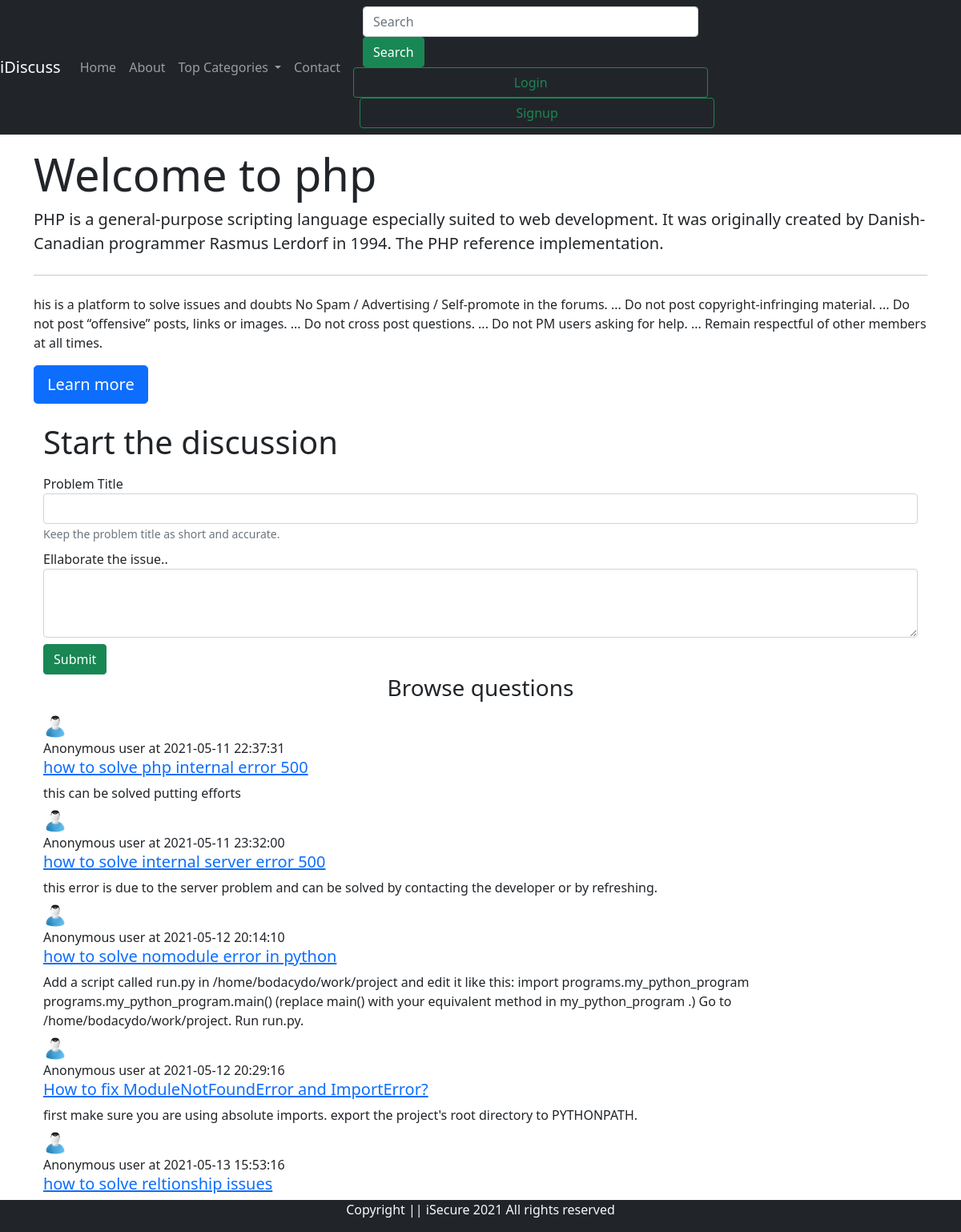
Screenshot of /forum/threads.php?catid=1 with the database file from the repository.
### tables this page shows
CREATE TABLE `categories` (
  `category_ID` int(10) NOT NULL,
  `category_name` varchar(20) NOT NULL,
  `category_description` varchar(2000) NOT NULL,
  `dt` datetime NOT NULL DEFAULT current_timestamp()
);

CREATE TABLE `thread` (
  `thread_id` int(11) NOT NULL,
  `thread_title` varchar(300) NOT NULL,
  `thread_desc` text NOT NULL,
  `thread_cat_id` int(11) NOT NULL,
  `thread_user_id` int(11) NOT NULL,
  `time` datetime NOT NULL DEFAULT current_timestamp()
);

### forum/threads.php (the view, shortened to what this page needs)
<!doctype html>
<html lang="en">
<head>
    <link href="https://cdn.jsdelivr.net/npm/bootstrap@5.0.0/dist/css/bootstrap.min.css" rel="stylesheet"
>
    <link rel="stylesheet" href="style.css" class="css">
</head>
<body>
    <?php include"partials/_header.php" ?>
    <?php include"partials/_dbconnect.php" ?>
    <?php
    $id=$_GET['catid'];
    $sql ="SELECT * FROM `categories` WHERE category_ID=$id";
    $result =mysqli_query($conn, $sql);
    while($row =mysqli_fetch_assoc($result)){
        $catname= $row['category_name'];
        $catdesc =$row['category_description'];
    }
    ?>
    <div class="container my-3">
        <div class="jumbotron ">
            <h1 class="display-4"> Welcome to <?php echo $catname;?></h1>
            <p class="lead"><?php echo $catdesc; ?></p>
            <hr class="my-4">
            <p>his is a platform to solve issues and doubts
                No Spam / Advertising / Self-promote in the forums. ...
                Do not post copyright-infringing material. ...
                Do not post “offensive” posts, links or images. ...
                Do not cross post questions. ...
                Do not PM users asking for help. ...
                Remain respectful of other members at all times.
            </p>
            <a class="btn btn-primary btn-lg" href="#" role="button">Learn more</a>
        </div>
        <div class="container">
            <h1 class="py-2">Start the discussion </h2>
                <form action="<?php echo $_SERVER['REQUEST_URI']?>" method="post">
                    <div class="form-group">
                        <label for="exampleInputEmail1">Problem Title</label>
                        <input type="text" class="form-control" id="title" name="title" aria-describedby="emailHelp"
                            placeholder="">
                        <small class="form-text text-muted">Keep the problem title as short and accurate.</small>
                    </div>
                    <div class="form-group mt-2">
                        <label for="exampleFormControlTextarea1">Ellaborate the issue..</label>
                        <textarea class="form-control" id="desc" name="desc" rows="3"></textarea>
                    </div>
                    <button type="submit" class="btn btn-success mt-2">Submit</button>
                </form>
        </div>
        <div class="ques container" id="ques">
            <h3 class="text-center">Browse questions</h3>
            <?php
    $id=$_GET['catid'];
    $sql ="SELECT * FROM `thread` where thread_cat_id=$id";
    $result =mysqli_query($conn, $sql);
    while($row =mysqli_fetch_assoc($result)){
        $id= $row['thread_id'];
        $title= $row['thread_title'];
        $desc =$row['thread_desc'];
        $thread_time =$row['time'];
       echo '<div class="media">
        <img class="align-self-center mr-3 mt-2 " src="img/user.jpg" width="30px;" alt="..">
        <div class="media-body" style="float:center;">
        <p class="font-weight-bold my-0">Anonymous user at ' . $thread_time . ' </p>
        <h5 class="mt-0  "><a href="thread.php?threadid=' . $id . '">' . $title. '</a></h5>
            ' . $desc. '
        </div>
    </div>';
    }
    ?>
            <?php include"partials/footer.php" ?>
</body>
</html>

### forum/partials/_header.php (shortened to what this page needs)
<?php
echo '<nav class="navbar navbar-expand-lg navbar-dark bg-dark">
<a class="navbar-brand" href="/forum">iDiscuss</a>
<button class="navbar-toggler" type="button" data-toggle="collapse" data-target="#navbarSupportedContent" aria-controls="navbarSupportedContent" aria-expanded="false" aria-label="Toggle navigation">
  <span class="navbar-toggler-icon"></span>
</button>
<div class="collapse navbar-collapse" id="navbarSupportedContent">
  <ul class="navbar-nav mr-auto">
    <li class="nav-item active">
      <a class="nav-link" href="/forum">Home <span class="sr-only"></span></a>
    </li>
    <li class="nav-item">
      <a class="nav-link" href="about.php">About</a>
    </li>
    <li class="nav-item dropdown">
      <a class="nav-link dropdown-toggle" href="#" id="navbarDropdown" role="button" data-toggle="dropdown" aria-haspopup="true" aria-expanded="false">
        Top Categories
      </a>
      <div class="dropdown-menu" aria-labelledby="navbarDropdown">';
      echo '</div>
    </li>
    <li class="nav-item">
      <a class="nav-link" href="contact.php" >Contact</a>
    </li>
  </ul>
  <div class="row mx-2">';
if(isset($_SESSION['loggedin']) && $_SESSION['loggedin']==false){
  echo '<form class="form-inline my-2 my-lg-0" method="get" action="search.php">
    <input class="form-control mr-sm-2" name="search" type="search" actiion="search.php" placeholder="Search" aria-label="Search">
    <button class="btn btn-success my-2 my-sm-0" type="submit">Search</button>
      <p class="text-light my-0 mx-2">Welcome '. $_SESSION['user_email']. ' </p>
      <a href="partials/_logout.php" class="btn btn-outline-success ml-2">Logout</a>
      </form>';
}
else{
  echo '<form class="form-inline my-2 my-lg-0">
    <input class="form-control mr-sm-2" type="search" placeholder="Search" aria-label="Search">
    <button class="btn btn-success my-2 my-sm-0" type="submit">Search</button>
    </form>
    <button class="btn btn-outline-success ml-2" data-toggle="modal" data-target="#loginModal">Login</button>
    <button class="btn btn-outline-success mx-2" data-toggle="modal" data-target="#signupModal">Signup</button>';
  }
  echo '</div>
      </div>
      </nav>';
?>

### forum/partials/footer.php
<div class="container-fluid bg-dark fixed-bottom">
<p class="text-center text-light">Copyright || iSecure 2021 All rights reserved</p>
</div>

### forum/style.css (style rules this page uses)
#ques { min-height:300px; }

### rows the page displays
categories: category_name "php", category_description "PHP is a general-purpose scripting language especially suited to web development. It was originally created by Danish-Canadian programmer Rasmus Lerdorf in 1994. The PHP reference implementation."
thread: time "2021-05-11 22:37:31", thread_title "how to solve php internal error 500", thread_desc "this can be solved putting efforts"
thread: time "2021-05-11 23:32:00", thread_title "how to solve internal server error 500", thread_desc "this error is due to the server problem and can be solved by contacting the developer or by refreshing."
thread: time "2021-05-12 20:14:10", thread_title "how to solve nomodule error in python", thread_desc "Add a script called run.py in /home/bodacydo/work/project and edit it like this: import programs.my_python_program programs.my_python_program.main() (replace main() with your equivalent method in my_python_program .) Go to /home/bodacydo/work/project. Run run.py."
thread: time "2021-05-12 20:29:16", thread_title "How to fix ModuleNotFoundError and ImportError?", thread_desc "first make sure you are using absolute imports. export the project's root directory to PYTHONPATH."
thread: time "2021-05-13 15:53:16", thread_title "how to solve reltionship issues"
